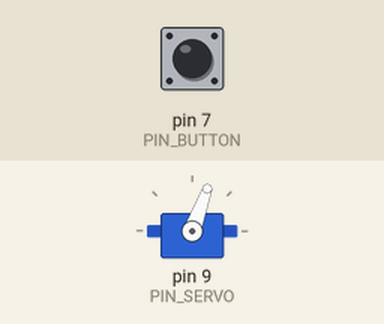
The sketch below on a simulated Arduino Uno, built with avr-gcc and run on an emulated ATmega328P. On the bench: servo. The inputs (shaded band) are chosen by the test bench; at power-on: pin 7 (PIN_BUTTON) HIGH.

Above: at 1.2 s.
1.3 s: pin 7 (PIN_BUTTON) pulled LOW for 0.15 s
At 2.6 s:
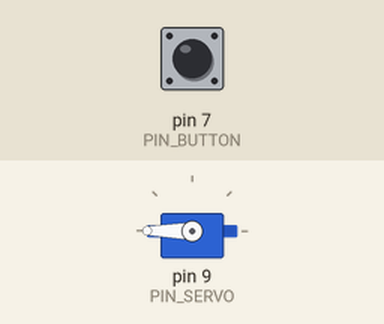
2.9 s: pin 7 (PIN_BUTTON) pulled LOW for 1 s
At 4.2 s:
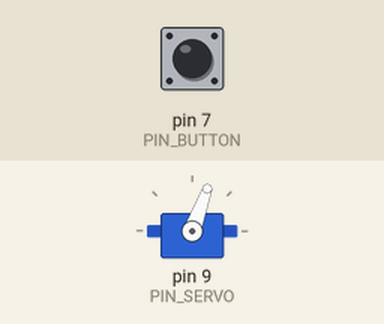
5.4 s: pin 7 (PIN_BUTTON) pulled LOW for 3.2 s
At 8.9 s:
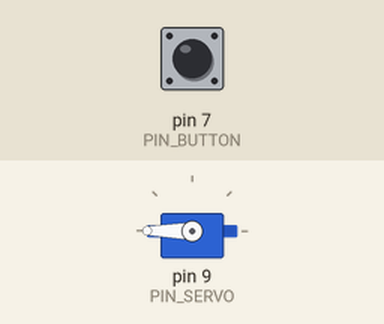
Timing chart, 0 to 10.4 s (numbered marks = the images above; inputs shaded):
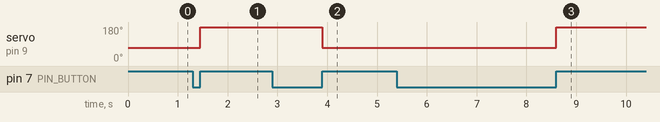

The sketch:

Arduino_Demo_Open_Close.ino
```cpp
//------------------------------------------------------------------------------
// CargoHolder - Democode - open-close
//
// This Arduino code will open / close the cargo holder when a button is
// pressed.
//
// This file is part of the AutonomousDroneDeliverySystem:
// https://github.com/Andreas-Menzel/AutonomousDroneDeliverySystem
//------------------------------------------------------------------------------
// @author: Andreas Menzel
//------------------------------------------------------------------------------

#include <Servo.h>

Servo myservo;

uint8_t PIN_SERVO = 9;
uint8_t PIN_BUTTON = 7;

uint16_t SERVO_VAL_CLOSED = 70;
uint16_t SERVO_VAL_OPEN = 180;

void setup() {
  Serial.begin(9600);

  myservo.attach(PIN_SERVO);
  pinMode(PIN_BUTTON, INPUT_PULLUP);
}

void loop() {
  myservo.write(SERVO_VAL_CLOSED);
  delay(100);

  while(digitalRead(PIN_BUTTON) == HIGH) ; // wait until button is pressed
  while(digitalRead(PIN_BUTTON) == LOW) ;  // wait until button is released

  myservo.write(SERVO_VAL_OPEN);
  delay(100);

  while(digitalRead(PIN_BUTTON) == HIGH) ; // wait until button is pressed
  while(digitalRead(PIN_BUTTON) == LOW) ;  // wait until button is released
}
```

Measured:
- after the input at 1.3 s, servo on pin 9 (PIN_SERVO): 70° → 180° after 0.15 s
- after the input at 2.9 s, servo on pin 9 (PIN_SERVO): 180° → 70° after 1.0 s
- after the input at 5.4 s, servo on pin 9 (PIN_SERVO): 70° → 180° after 3.2 s
